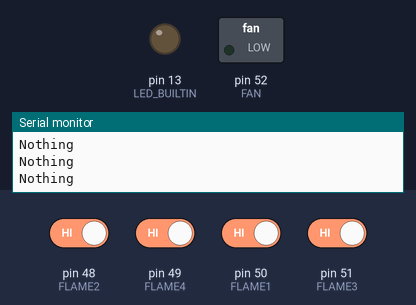
Bench run of a sketch on a simulated Arduino Mega 2560, built with avr-gcc and run on an emulated ATmega2560. Parts: switched loads named in the sketch (green lamp = pin HIGH), output pins drawn as LEDs (lit = HIGH), the last lines printed to the serial monitor. The test bench sets the inputs (shaded band); at power-on: pin 48 (FLAME2), pin 49 (FLAME4), pin 50 (FLAME1), pin 51 (FLAME3) HIGH.

Above: at 1.2 s.
1.3 s: pin 49 (FLAME4) driven LOW
At 1.7 s:
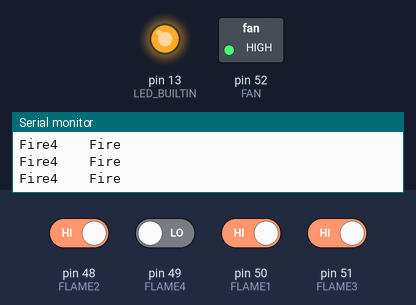
2.8 s: pin 49 (FLAME4) driven HIGH
At 3.7 s:
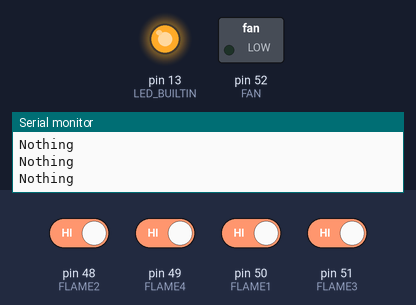
Timing chart, 0 to 5.8 s (numbered marks = the images above; inputs shaded):
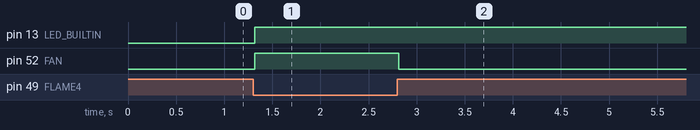

The sketch:

Flame_sensor_code.ino
```cpp
#define FLAME1 50
#define FLAME2 48
#define FLAME3 51
#define FLAME4 49
#define FAN 52

void setup() {
  init_flame_sensor();

  //delay(5000);
}

void init_flame_sensor() {
  Serial.begin(9600);
  pinMode(FLAME1, INPUT);
  pinMode(FLAME2, INPUT);
  pinMode(FLAME3, INPUT);
  pinMode(FLAME4, INPUT);
  pinMode(LED_BUILTIN, OUTPUT);
  pinMode(FAN, OUTPUT);
}

void fan_control(bool mode) {
  if (mode == 1) {
    digitalWrite(FAN, HIGH);
  } else if (mode == 0) {
    digitalWrite(FAN, LOW);
  }
}

bool Detect_Flame() {
  int fire1 = digitalRead(FLAME1);
  int fire2 = digitalRead(FLAME2);
  int fire3 = digitalRead(FLAME3);
  int fire4 = digitalRead(FLAME4);

  if (fire1 == LOW) {
    Serial.print("Fire1    ");
  }

  if (fire2 == LOW) {
    Serial.print("Fire2    ");
  }

  if (fire3 == LOW) {
    Serial.print("Fire3    ");
  }

  if (fire4 == LOW) {
    Serial.print("Fire4    ");
  }
  if(  fire4 == LOW)
  {
    digitalWrite(LED_BUILTIN, HIGH);
    fan_control(1);
    Serial.println("Fire");
    return true;
    //delay(200); // ??? IS THIS DELAY REQUIRED?

  }else{
    Serial.println("Nothing");
    fan_control(0);
    digitalWrite(FAN, LOW);
    return false;
  }

  delay(200);
}

void loop() {
  Detect_Flame();

}
```

Measured:
- after the input at 1.3 s, pin 13 (LED_BUILTIN), pin 52 (FAN): LOW → HIGH at once
- after the input at 2.8 s, pin 52 (FAN): HIGH → LOW at once
